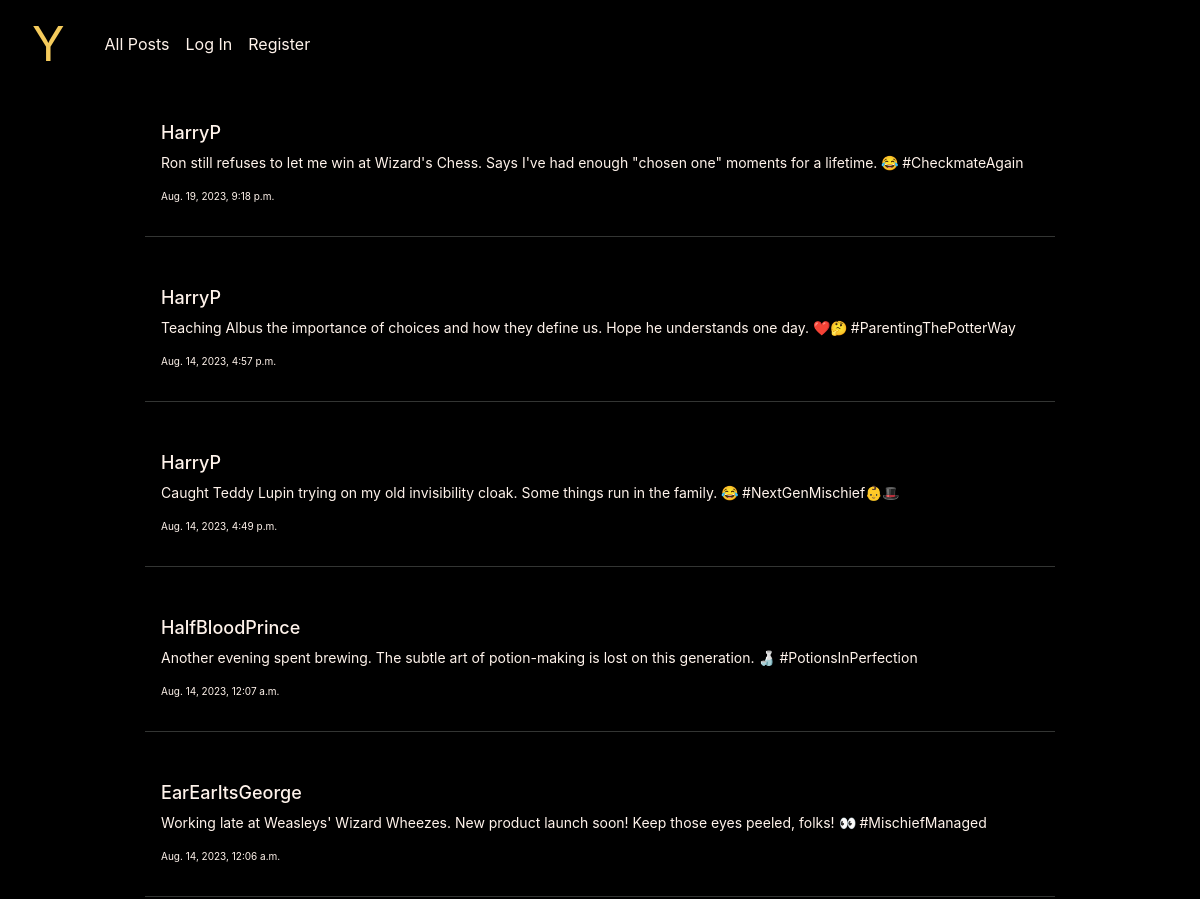
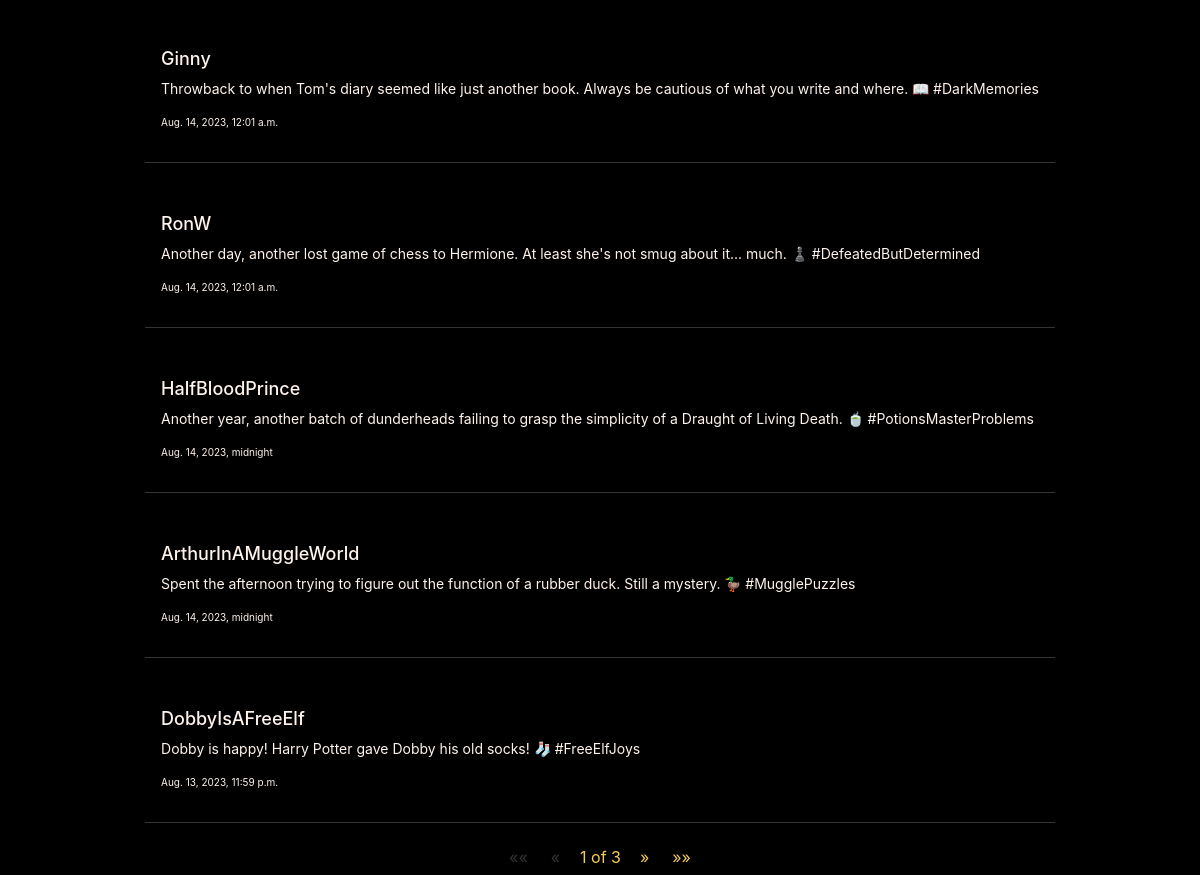
The page /posts on the database its author committed (2 pictures, top to bottom).
### network/models.py (models this page shows, shortened)
class Post(models.Model):
    user = models.ForeignKey(User, on_delete=models.CASCADE, related_name="posts")
    content = models.TextField()
    created_at = models.DateTimeField(auto_now_add=True)

class User(AbstractUser):
    following = models.ManyToManyField('self', symmetrical=False, related_name="followers")
    liked_posts = models.ManyToManyField('Post', blank=True, related_name="users_who_liked")

### network/views.py (the view)
# urls.py: path("posts", views.posts, name="posts"),
def posts(request):
    current_user=request.user
    posts = Post.objects.all().order_by('-created_at')
    paginator = Paginator(posts, 10)
    page_number = request.GET.get('page')
    page_obj = paginator.get_page(page_number)
    return render(request, "network/posts.html", {
        "page_obj": page_obj,
        "current_user": current_user
    })

### network/templates/network/posts.html
{% extends "network/layout.html" %}
{% block body %}
    <div class="posts=container">
        {% include "network/pagination.html" %}
    </div>
{% endblock %}

### network/templates/network/pagination.html (shortened to what this page needs)
{% load static %}
<div class="post-container">
    {% for post in page_obj %}
        <div class="post">
            <div class="post-header">
                <h5><a class="link-to-poster" href="{% url 'profile' post.user.username %}">{{ post.user.username }}</a></h5>
            </div>
            <div class="post-body">
                <p class="content" data-post-id="{{ post.id }}">{{ post.content }}</p>
            </div>
            <div class="post-time">
                <p>{{ post.created_at }}</p>
            </div>
        </div>
    {% endfor%}
</div>
<nav aria-label="Page navigation">
    <ul class="pagination justify-content-center" id="pagination-container">
        {% if page_obj.has_previous %}
            <li class="page-item active">
                <a class="page-link" href="?page=1" aria-label="First">
                    <span aria-hidden="true">&laquo;&laquo;</span>
                </a>
            </li>
            <li class="page-item active">
                <a class="page-link" href="?page={{ page_obj.previous_page_number }}" aria-label="Previous">
                    <span aria-hidden="true">&laquo;</span>
                </a>
            </li>
        {% else %}
            <li class="page-item disabled">
                <span class="page-link">&laquo;&laquo;</span>
            </li>
            <li class="page-item disabled">
                <span class="page-link">&laquo;</span>
            </li>
        {% endif %}
        <li class="page-item disabled" id="page-numbers-container">
            <span class="page-link-numbers">
                {{ page_obj.number }} of {{ page_obj.paginator.num_pages }}
            </span>
        </li>
        {% if page_obj.has_next %}
            <li class="page-item active">
                <a class="page-link" href="?page={{ page_obj.next_page_number }}" aria-label="Next">
                    <span aria-hidden="true">&raquo;</span>
                </a>
            </li>
            <li class="page-item active">
                <a class="page-link" href="?page={{ page_obj.paginator.num_pages }}" aria-label="Last">
                    <span aria-hidden="true">&raquo;&raquo;</span>
                </a>
            </li>
        {% endif %}
    </ul>
</div>

### network/static/network/styles.css (style rules this page uses)
:root { --backgroundcolor: black; --hovercolor: #333533; --primarycolor: #F5CB5C; --white: #FFF3EB; --xlfont: 48px; --lrgfont: 24px; --mdfont: 18px; --smlfont: 14px; --xsmlfont: 10px; }
nav { background-color: var(--backgroundcolor); }
.post-container { background-color: var(--backgroundcolor); display: grid; justify-content: center; }
.post-body { display: grid; }
.post { margin: 1rem 0 1rem 0; padding: 1rem; border-bottom: 1px solid var(--hovercolor); }
.link-to-poster { text-decoration: none; color: var(--white); cursor: pointer; font-size: var(--mdfont); }
.content { font-size: var(--smlfont); }
.post-time { font-size: var(--xsmlfont); }
#pagination-container { display: flex; align-items: center; }
#page-numbers-container { display: flex; align-content: flex-end; height: 100%; }
.page-link-numbers { color: var(--primarycolor); background-color: var(--backgroundcolor); border: none; padding: 0 0.5rem 0 0.5rem; margin: 0; }
.page-item.active .page-link { background-color: var(--backgroundcolor); border: none; color: var(--primarycolor); }
.page-item.disabled .page-link { background-color: var(--backgroundcolor); border: none; color: var(--hovercolor) }

### rows shown on the page
Post: user.username "HarryP", content "Ron still refuses to let me win at Wizard's Chess. Says I've had enough \"chosen one\" moments for a lifetime. 😂 #CheckmateAgain", created_at "Aug. 19, 2023, 9:18 p.m."
Post: user.username "HarryP", content "Teaching Albus the importance of choices and how they define us. Hope he understands one day. ❤️🤔 #ParentingThePotterWay", created_at "Aug. 14, 2023, 4:57 p.m."
Post: user.username "HarryP", content "Caught Teddy Lupin trying on my old invisibility cloak. Some things run in the family. 😂 #NextGenMischief👶🎩", created_at "Aug. 14, 2023, 4:49 p.m."
Post: user.username "HalfBloodPrince", content "Another evening spent brewing. The subtle art of potion-making is lost on this generation. 🍶 #PotionsInPerfection", created_at "Aug. 14, 2023, 12:07 a.m."
Post: user.username "EarEarItsGeorge", content "Working late at Weasleys' Wizard Wheezes. New product launch soon! Keep those eyes peeled, folks! 👀 #MischiefManaged", created_at "Aug. 14, 2023, 12:06 a.m."
Post: user.username "Ginny", content "Throwback to when Tom's diary seemed like just another book. Always be cautious of what you write and where. 📖 #DarkMemories", created_at "Aug. 14, 2023, 12:01 a.m."
Post: user.username "RonW", content "Another day, another lost game of chess to Hermione. At least she's not smug about it... much. ♟️ #DefeatedButDetermined", created_at "Aug. 14, 2023, 12:01 a.m."
Post: user.username "HalfBloodPrince", content "Another year, another batch of dunderheads failing to grasp the simplicity of a Draught of Living Death. 🍵 #PotionsMasterProblems", created_at "Aug. 14, 2023, midnight"
Post: user.username "ArthurInAMuggleWorld", content "Spent the afternoon trying to figure out the function of a rubber duck. Still a mystery. 🦆 #MugglePuzzles", created_at "Aug. 14, 2023, midnight"
Post: user.username "DobbyIsAFreeElf", content "Dobby is happy! Harry Potter gave Dobby his old socks! 🧦 #FreeElfJoys", created_at "Aug. 13, 2023, 11:59 p.m."

### other values the page prints
{{ page_obj.number }} "1"
{{ page_obj.paginator.num_pages }} "3"
